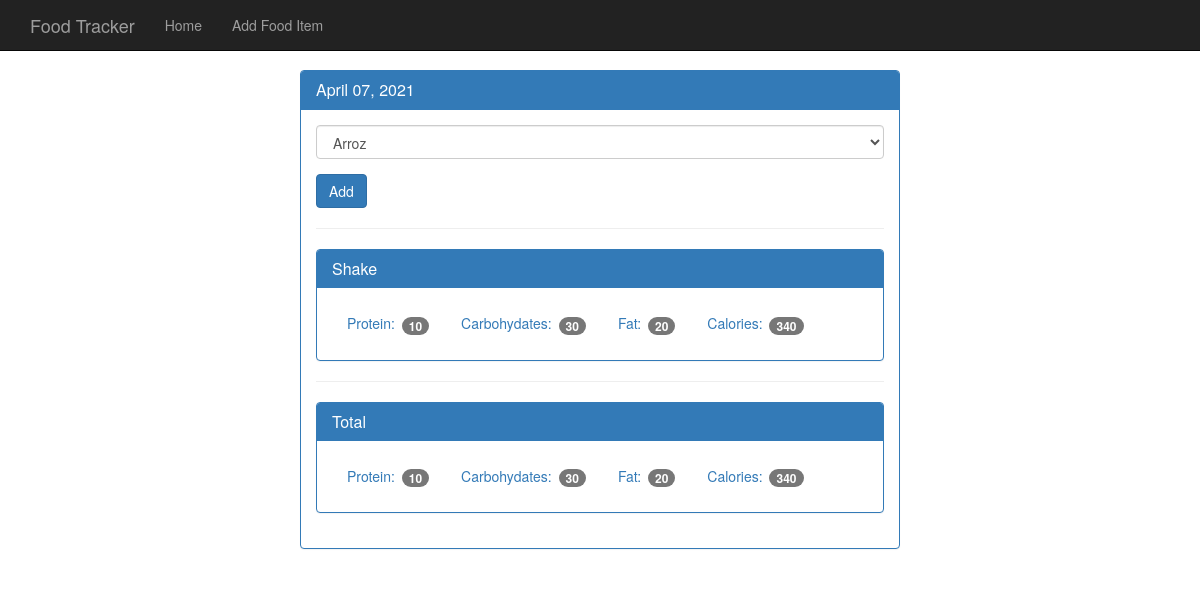
/day/7, run on the app's committed database.
### tables this page shows
CREATE TABLE daily_intake (
    date_id    integer not null,
    food_id    integer not null,
    primary key (date_id, food_id)
);

CREATE TABLE foods (
    id         integer primary key autoincrement,
    name       text    not null,
    protein    integer not null,
    carbs      integer not null,
    fat        integer not null,
    calories   integer not null
);

### app.py (the view)
@app.route('/day/<date_id>', methods=['GET'])
def get_day(date_id):
    db = open_db()
    cur = db.execute('''
        select d.id, d.entry_date
        from   dates d
        where  d.id = ?
        order  by d.id
        ''', [date_id])
    date = cur.fetchone()
    date_db = datetime.strptime(str(date['entry_date']), '%Y%m%d')
    date_ft = datetime.strftime(date_db, '%B %d, %Y')
    cur = db.execute('''
        select f.id, f.name
        from   foods f
        order  by f.name
        ''')
    foods = cur.fetchall()
    cur = db.execute('''
        select i.date_id, d.entry_date, i.food_id, f.name, f.protein, f.carbs, f.fat, f.calories
        from   daily_intake i
        left   join dates   d on d.id = i.date_id
        left   join foods   f on f.id = i.food_id
        where  i.date_id    = ?
        order  by i.date_id, f.name
        ''', [date_id])
    intakes = cur.fetchall()
    cur = db.execute('''
        select ifnull(sum(f.protein),0) protein
        ,      ifnull(sum(f.carbs),0) carbs
        ,      ifnull(sum(f.fat),0) fat
        ,      ifnull(sum(f.calories),0) calories
        from   daily_intake i
        left   join dates   d on d.id = i.date_id
        left   join foods   f on f.id = i.food_id
        where  i.date_id    = ?
        ''', [date_id])
    totals = cur.fetchone()
    db.close()
    return render_template('day.html', date_id=date_id, date_ft=date_ft, foods=foods, intakes=intakes, totals=totals)

### database.py (called while the page is built)
def connect_db():
    sql = sqlite3.connect('/home/mmlcasag/python/food_tracker/database/food_tracker.db')
    sql.row_factory = sqlite3.Row
    return sql

def open_db():
    if not hasattr(g, 'sqlite3_db'):
        g.sqlite3_db = connect_db()
    return g.sqlite3_db

### templates/day.html (shortened to what this page needs)
{% extends 'base.html' %}
{% block body %}
<nav class="navbar navbar-inverse navbar-fixed-top">
  <div class="container">
    <div class="navbar-header">
      <a class="navbar-brand" href="{{ url_for('get_home') }}">Food Tracker</a>
    </div>
    <div id="navbar" class="navbar-collapse collapse">
      <ul class="nav navbar-nav">
        <li><a href="{{ url_for('get_home') }}">Home</a></li>
        <li><a href="{{ url_for('get_add_food') }}">Add Food Item</a></li>
      </ul>
    </div>
  </div>
</nav>
<div class="container theme-showcase col-sm-6 col-sm-offset-3" role="main">
  <div class="row">
    <div>
      <div class="panel panel-primary">
        <div class="panel-heading">
          <h3 class="panel-title">{{ date_ft }}</h3>
        </div>
        <div class="panel-body">
          <form method="POST" action="{{ url_for('post_day') }}">
            <div class="form-group">
              <select class="form-control" name="food">
                {% for food in foods %}
                  <option value="{{ food.id }}">{{ food.name }}</option>
                {% endfor %}
              </select>
            </div>
            <button type="submit" class="btn btn-primary">Add</button>
          </form>
          <hr />
          {% for intake in intakes %}
            <div class="panel panel-primary">
              <div class="panel-heading">
                <h3 class="panel-title">{{ intake.name }}</h3>
              </div>
              <div class="panel-body">
                <ul class="nav nav-pills" role="tablist">
                  <li><a>Protein: <span class="badge">{{ intake.protein }}</span></a></li>
                  <li><a>Carbohydates: <span class="badge">{{ intake.carbs }}</span></a></li>
                  <li><a>Fat: <span class="badge">{{ intake.fat }}</span></a></li>
                  <li><a>Calories: <span class="badge">{{ intake.calories }}</span></a></li>
                </ul>
              </div>
            </div>
          {% endfor %}
          <hr />
          <div class="panel panel-primary">
            <div class="panel-heading">
              <h3 class="panel-title">Total</h3>
            </div>
            <div class="panel-body">
              <ul class="nav nav-pills" role="tablist">
                <li><a>Protein: <span class="badge">{{ totals.protein }}</span></a></li>
                <li><a>Carbohydates: <span class="badge">{{ totals.carbs }}</span></a></li>
                <li><a>Fat: <span class="badge">{{ totals.fat }}</span></a></li>
                <li><a>Calories: <span class="badge">{{ totals.calories }}</span></a></li>
              </ul>
            </div>
          </div>
        </div>
      </div>
    </div>
  </div>
</div>
{% endblock %}

### static/theme.css (style rules this page uses)
body { padding-top: 70px; padding-bottom: 30px; }

### data on the page
daily_intake: name "Shake", protein "10", carbs "30", fat "20", calories "340"

### other printed values
{{ date_ft }} "April 07, 2021"
{{ totals.protein }} "10"
{{ totals.carbs }} "30"
{{ totals.fat }} "20"
{{ totals.calories }} "340"
form field food "Arroz"
